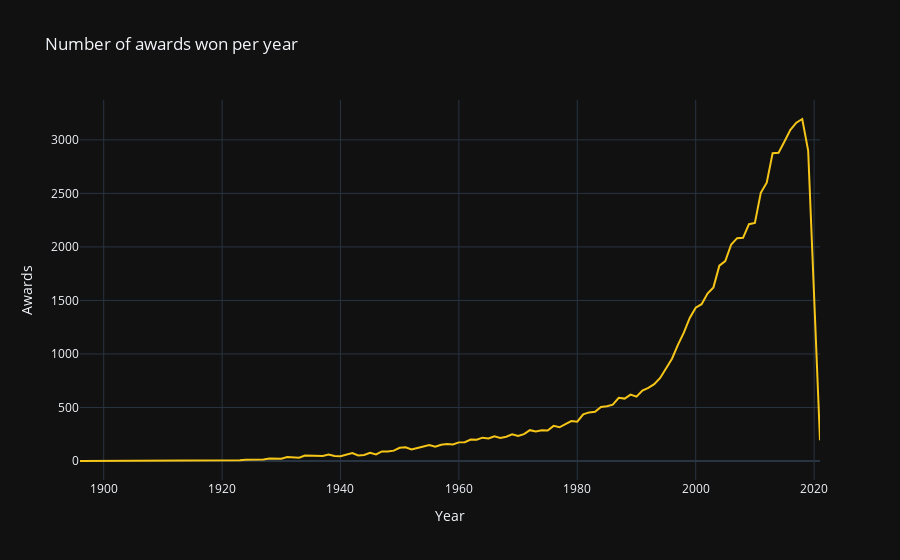

Write notebook code for a chart like this one.
### Code cell
fig = df.groupby("startYear")["awards_won"].value_counts().unstack(
    fill_value=0
).unstack().reset_index().loc[lambda x: x["awards_won"] == "Awards won"].rename(
    columns={0: "Count"}
).pipe(
    (px.line, "data_frame"), x="startYear", y="Count", color_discrete_sequence=['rgba(245,197,24,1)'], title="Number of awards won per year", labels={"startYear": "Year", "Count":"Awards"}
)
#fig.update_layout(font_family="Roboto")
fig.show()
# ax.set(title="Original language in movies", xlabel="%", ylabel="Language")

### Figure 1 — Plotly figure (JSON) as saved in the notebook; plotly's stock layout.template omitted (floating-point values rounded to 4 significant figures)
{"data": [{"hovertemplate": "Year=%{x}<br>Awards=%{y}<extra></extra>", "legendgroup": "", "line": {"color": "rgba(245,197,24,1)", "dash": "solid"}, "mode": "lines", "name": "", "orientation": "v", "showlegend": false, "type": "scatter", "x": [1896, 1897, 1899, 1900, 1901, 1903, 1905, 1906, 1907, 1908, 1909, 1910, 1911, 1912, 1913, 1914, 1915, 1916, 1917, 1918, 1919, 1920, 1921, 1922, 1923, 1924, 1925, 1926, 1927, 1928, 1929, 1930, 1931, 1932, 1933, 1934, 1935, 1936, 1937, 1938, 1939, 1940, 1941, 1942, 1943, 1944, 1945, 1946, 1947, 1948, 1949, 1950, 1951, 1952, 1953, 1954, 1955, 1956, 1957, 1958, 1959, 1960, 1961, 1962, 1963, 1964, 1965, 1966, 1967, 1968, 1969, 1970, 1971, 1972, 1973, 1974, 1975, 1976, 1977, 1978, 1979, 1980, 1981, 1982, 1983, 1984, 1985, 1986, 1987, 1988, 1989, 1990, 1991, 1992, 1993, 1994, 1995, 1996, 1997, 1998, 1999, 2000, 2001, 2002, 2003, 2004, 2005, 2006, 2007, 2008, 2009, 2010, 2011, 2012, 2013, 2014, 2015, 2016, 2017, 2018, 2019, 2020, 2021], "xaxis": "x", "y": [0, 0, 0, 0, 0, 0, 0, 0, 0, 0, 0, 1, 0, 1, 1, 7, 5, 5, 1, 2, 3, 7, 5, 6, 7, 11, 11, 10, 14, 24, 25, 22, 37, 35, 31, 51, 49, 48, 47, 61, 47, 45, 56, 74, 52, 56, 76, 62, 89, 89, 97, 124, 128, 107, 122, 137, 149, 134, 151, 159, 154, 174, 176, 200, 198, 218, 210, 230, 216, 227, 249, 233, 251, 288, 276, 287, 284, 328, 315, 345, 373, 367, 436, 454, 459, 504, 511, 527, 590, 583, 620, 601, 658, 684, 718, 776, 862, 956, 1085, 1199, 1336, 1432, 1465, 1564, 1622, 1825, 1868, 2023, 2082, 2085, 2212, 2224, 2505, 2600, 2876, 2879, 2985, 3094, 3161, 3195, 2900, 1587, 195], "yaxis": "y"}], "layout": {"legend": {"tracegroupgap": 0}, "title": {"text": "Number of awards won per year"}, "xaxis": {"anchor": "y", "domain": [0, 1], "title": {"text": "Year"}}, "yaxis": {"anchor": "x", "domain": [0, 1], "title": {"text": "Awards"}}}}
